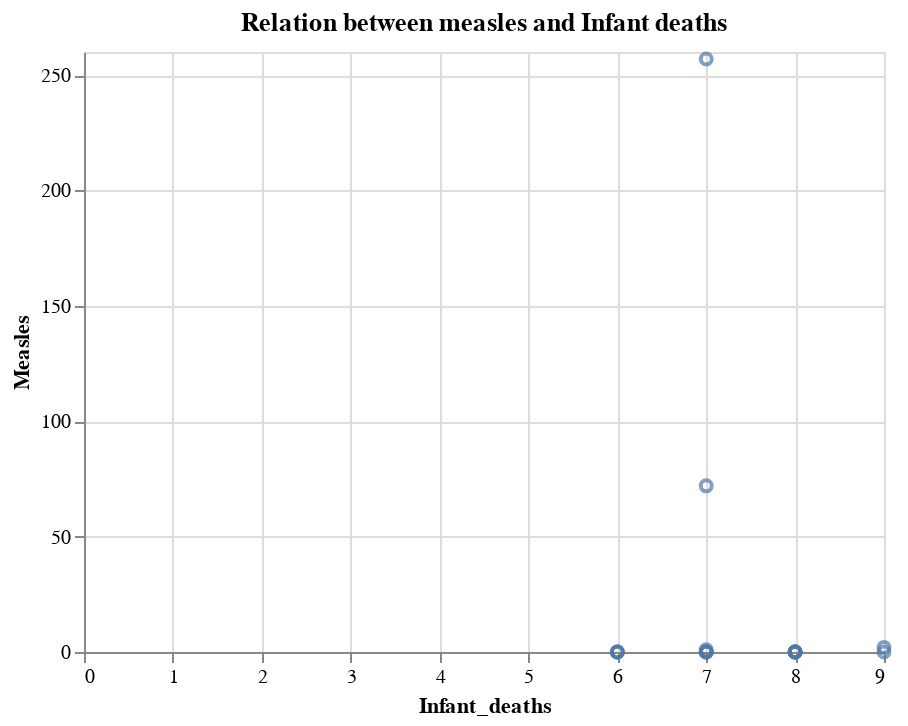

Write notebook code for a chart like this one.
### Code cell
import altair as alt
Chart_Ecuador = alt.Chart(Data_Ecuador).mark_point().encode(
    x=alt.X('Infant_deaths'),
    y=alt.Y('Measles')
).properties(title='Relation between measles and Infant deaths')

Chart_Ecuador.display()

### Figure 1 — Vega-Lite specification as saved in the notebook (floating-point values rounded to 4 significant figures)
{"config": {"view": {"continuousWidth": 400, "continuousHeight": 300}}, "data": {"name": "data-147edea58388b818ee0a952651ea7600"}, "mark": "point", "encoding": {"x": {"field": "Infant_deaths", "type": "quantitative"}, "y": {"field": "Measles", "type": "quantitative"}}, "title": "Relation between measles and Infant deaths", "$schema": "https://vega.github.io/schema/vega-lite/v4.17.0.json", "datasets": {"data-147edea58388b818ee0a952651ea7600": [{"Country": "Ecuador", "Year": 2015, "Infant_deaths": 6, "Measles": 0}, {"Country": "Ecuador", "Year": 2014, "Infant_deaths": 6, "Measles": 0}, {"Country": "Ecuador", "Year": 2013, "Infant_deaths": 6, "Measles": 0}, {"Country": "Ecuador", "Year": 2012, "Infant_deaths": 7, "Measles": 72}, {"Country": "Ecuador", "Year": 2011, "Infant_deaths": 7, "Measles": 257}, {"Country": "Ecuador", "Year": 2010, "Infant_deaths": 7, "Measles": 0}, {"Country": "Ecuador", "Year": 2009, "Infant_deaths": 7, "Measles": 0}, {"Country": "Ecuador", "Year": 2008, "Infant_deaths": 7, "Measles": 1}, {"Country": "Ecuador", "Year": 2007, "Infant_deaths": 7, "Measles": 0}, {"Country": "Ecuador", "Year": 2006, "Infant_deaths": 8, "Measles": 0}, {"Country": "Ecuador", "Year": 2005, "Infant_deaths": 8, "Measles": 0}, {"Country": "Ecuador", "Year": 2004, "Infant_deaths": 8, "Measles": 0}, {"Country": "Ecuador", "Year": 2003, "Infant_deaths": 8, "Measles": 0}, {"Country": "Ecuador", "Year": 2002, "Infant_deaths": 8, "Measles": 0}, {"Country": "Ecuador", "Year": 2001, "Infant_deaths": 9, "Measles": 2}, {"Country": "Ecuador", "Year": 2000, "Infant_deaths": 9, "Measles": 0}]}}
